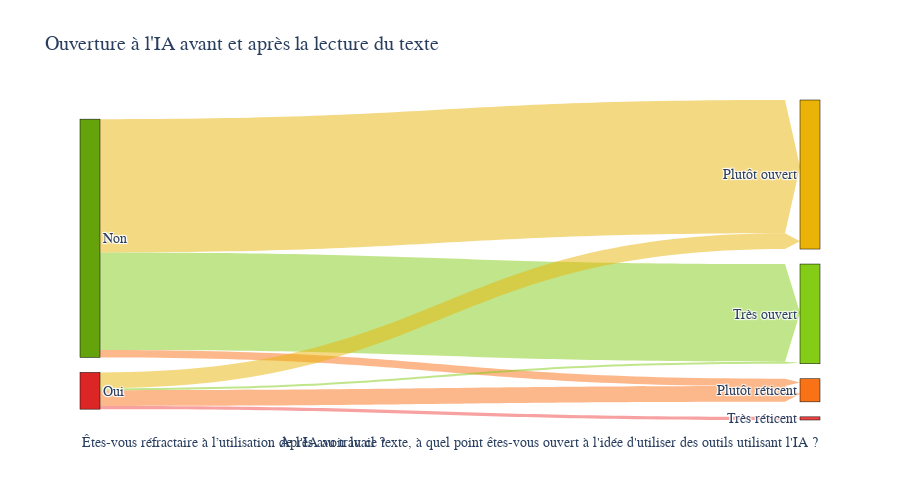

Source (notebook cell):
### Markdown cell above
### 🛣️ 2.2.ter Ouverture à l\'IA avant et après la lecture du texte

### Code cell
TINT = 3
TINT_DELTA = 1

df_before_after = df_survey[['Resistance', 'Openness']].copy()

# Count the occurrences of each flow
flow_counts = df_before_after.groupby(['Resistance', 'Openness'], observed=True).size().reset_index(name='count')

# Define the nodes and links for the Sankey diagram
labels = list(pd.concat([df_before_after['Resistance'], df_before_after['Openness']]).unique())

source = flow_counts['Resistance'].apply(lambda x: labels.index(x)).tolist()
target = flow_counts['Openness'].apply(lambda x: labels.index(x)).tolist()
value = flow_counts['count'].tolist()

# Define colors for each label based on specific criteria
colors = [
    C_LIME[TINT] if label == 'Très ouvert' else
    C_YELLOW[TINT] if label == 'Plutôt ouvert' else
    C_ORANGE[TINT] if label == 'Plutôt réticent' else
    C_RED[TINT] if label == 'Très réticent' else
    C_RED[TINT+TINT_DELTA] if 'Oui' in label else
    C_LIME[TINT+TINT_DELTA] for label in labels
]

# Create a dictionary to map labels to colors with added transparency
label_to_color_rgba = {
    label: f"rgba({int(color[1:3], 16)}, {int(color[3:5], 16)}, {int(color[5:7], 16)}, 0.5)"
    for label, color in zip(labels, colors)
}

# Generate a color scale for the links based on the target node's color with transparency
link_colors_rgba = [label_to_color_rgba[labels[t]] for t in target]

# Create the Sankey diagram
fig = go.Figure(data=[go.Sankey(
    node=dict(
        pad=15,
        thickness=20,
        line=dict(color="black", width=0.5),
        label=labels,
        color=colors
    ),
    link=dict(
        source=source,
        target=target,
        value=value,
        color=link_colors_rgba,
        arrowlen=15
    )
)], layout=go.Layout(
    height=500,
    font=dict(size=F_H3),
    title="Ouverture à l'IA avant et après la lecture du texte",
    title_font_size=F_H1
))

# Add annotations for the question names
fig.update_layout(
    annotations=[
        dict(
            x=0,
            y=-0.1,
            xref='paper',
            yref='paper',
            text="Êtes-vous réfractaire à l’utilisation de l'IA au travail ?",
            showarrow=False,
            font=dict(size=F_H3)
        ),
        dict(
            x=1,
            y=-0.1,
            xref='paper',
            yref='paper',
            text="Après avoir lu ce texte, à quel point êtes-vous ouvert à l'idée d'utiliser des outils utilisant l'IA ?",
            showarrow=False,
            font=dict(size=F_H3)
        )
    ]
)


fig.show()

### Figure 1 — Plotly figure (JSON) as saved in the notebook; plotly's stock layout.template omitted (floating-point values rounded to 4 significant figures)
{"data": [{"link": {"arrowlen": 15, "color": ["rgba(249, 115, 22, 0.5)", "rgba(234, 179, 8, 0.5)", "rgba(132, 204, 22, 0.5)", "rgba(239, 68, 68, 0.5)", "rgba(249, 115, 22, 0.5)", "rgba(234, 179, 8, 0.5)", "rgba(132, 204, 22, 0.5)"], "source": [0, 0, 0, 1, 1, 1, 1], "target": [4, 3, 2, 5, 4, 3, 2], "value": [7, 127, 93, 3, 15, 15, 2]}, "node": {"color": ["#65a30d", "#dc2626", "#84cc16", "#eab308", "#f97316", "#ef4444"], "label": ["Non", "Oui", "Très ouvert", "Plutôt ouvert", "Plutôt réticent", "Très réticent"], "line": {"color": "black", "width": 0.5}, "pad": 15, "thickness": 20}, "type": "sankey"}], "layout": {"annotations": [{"font": {"size": 14}, "showarrow": false, "text": "Êtes-vous réfractaire à l’utilisation de l'IA au travail ?", "x": 0, "xref": "paper", "y": -0.1, "yref": "paper"}, {"font": {"size": 14}, "showarrow": false, "text": "Après avoir lu ce texte, à quel point êtes-vous ouvert à l'idée d'utiliser des outils utilisant l'IA ?", "x": 1, "xref": "paper", "y": -0.1, "yref": "paper"}], "font": {"size": 14}, "height": 500, "title": {"font": {"size": 20}, "text": "Ouverture à l'IA avant et après la lecture du texte"}}}
